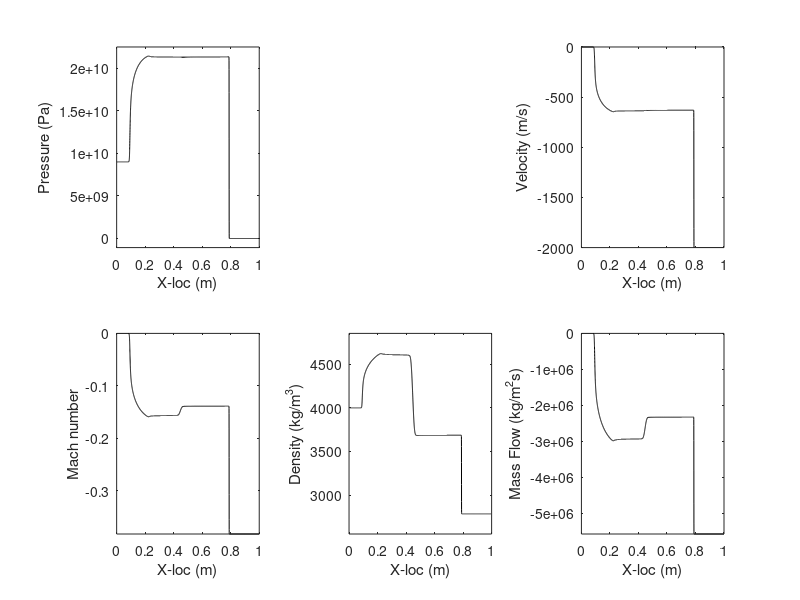

The MATLAB script that drew this image:
%%%%%%%%%%%%%%%%%%%%%%%%%%%%%%%%%%%%%%%%%%%%%%%%%%%%%%%%%%%%%%%%%%%%%%%%%%
%Josh Bevan 2013
%Num. Methods for PDEs, 22.520
%
%Solves shock wave propogation through a 1D solid
%
%Uses Mie-Gruneisen constitutive EoS to model compressive effects
%Uses Rankine-Hugoniot jump conditions to bridge shock discontinuity
%Uses Lax-Friedrich flux scheme to time-iterate conserved quantities
%Based on code by Anand Dhariya, UMich
%
%Theory heavily based on work by Geoffrey Ward, Caltech
%http://thesis.library.caltech.edu/6211/1/ward_thesis.pdf
%
%Limitations:
%-First-order approx for EoS limited to compressive states where rho>rho0
%If tensile effects need to be resolved try second-order Murnaghan isentrope
%(see Ward pg 8)
%-Artificial max density due to singulatiry (Ward pg 9)
%-Artificial minimum pressure (Ward pg 9)

clear;
clc;
close all;

%Model parameters
%------------------------------------------------------------------------%
n=10001;            %Number of grid points
L=1;                %Length of domain
h=L/(n-1);          %Spatial step size
CFL=0.57;           %CFL number for stability
t_final=8000e-8;    %Final time in sim (secs)
x=0:h:L;

%Material params
%------------------------------------------------------------------------%
Material='Aluminum'
G= 76e9;            %Shear Modulus (Pa)
rho0= 2785;         %Density (kg/m^3)
Grun= 2.0;          %Gruneisen parameter
Sigma= 1.338;       %related to dK/dp uses linear assumption for Us to Up
specheat= 897;      %Cv (J/kg K)

%Initial conditions
%------------------------------------------------------------------------%
%Separated into left and right domains with x=0.5 dividing
p_l=-6.4e+10;            
p_r=0;            
rho_l=4000;            
rho_r=rho0;        
u_l=0;              
u_r=-2000;

p(1:1:(n+1)/2)=p_l;
p((n+3)/2:1:n)=p_r;
rho(1:1:(n+1)/2)=rho_l;
rho((n+3)/2:1:n)=rho_r;
u(1:1:(n+1)/2)=u_l;
u((n+3)/2:1:n)=u_r;
T(1:n)= 0;
rho0v(1:n)=rho0;

e0v=specheat*T;                                     %Undeformed internal energy
%Total internal Energy
E=e0v+0.5*p.*(1./rho0v-1./rho);%+0.5*u.^2; Kinetic energy should not be included, it is not internal energy
a=sqrt(G./rho);                                     %Speed of sound
a0=sqrt(G/rho0);
dt=CFL*h/max(abs(u+a));
step=0;

%Time iteration
%------------------------------------------------------------------------%
for t=dt:dt:t_final
    %Define q & F matrix
    q=[rho; rho.*u; rho.*E];
    F=[rho.*u; rho.*u.^2+p; u.*(rho.*E+p)];
    %Update q matrix and flow parameters
    q(1:3,2:n-1)=0.5*(q(1:3,1+2:n)+q(1:3,1:n-2))-dt/(2*h)*(F(1:3,1+2:n)-F(1:3,1:n-2));
    rho=q(1,1:n);
    u=q(2,1:n)./rho(1:n);
    E=q(3,1:n)./rho;
    %Using linear shock speed model:
    %Calculate pressure and energy along shock Hugoniot
    xi= 1./rho0v-1./rho;
    pH= a0^2*xi./(1./rho0v-Sigma*xi).^2;
    eH= e0v+(pH/2).*xi;
    %Calculate pressure based on first-order Mie-Gruneisen approx
    p=pH+Grun*rho.*(E-eH);
    step=step+1;
end

%Info for plotting
a=sqrt(G./rho);
M=u./a;
s=specheat*log(rho./rho0);   %Entropy w.r.t reference condition, this is likely incorrect
Q=rho.*u;                    %Mass Flow rate per unit area
%------------------------------------------------------------------------%
offset=0.05;
subplot(231);plot(x,p,'k');xlabel('X-loc (m)');ylabel('Pressure (Pa)');ylim([min(p)-(offset)*max(p) (1+offset)*max(p)]);
%subplot(232);plot(x,s,'k');xlabel('X-loc (m)');ylabel('Entropy');ylim([min(s)-(offset)*max(s) (1+offset)*max(s)]);
subplot(233);plot(x,u,'k');xlabel('X-loc (m)');ylabel('Velocity (m/s)');ylim([min(u)-(offset)*max(u) (1+offset)*max(u)]);
subplot(234);plot(x,M,'k');xlabel('X-loc (m)');ylabel('Mach number');ylim([min(M)-(offset)*max(M) (1+offset)*max(M)]);
subplot(235);plot(x,rho,'k');xlabel('X-loc (m)');ylabel('Density (kg/m^3)');ylim([min(rho)-(offset)*max(rho) (1+offset)*max(rho)]);
subplot(236);plot(x,Q,'k');xlabel('X-loc (m)');ylabel('Mass Flow (kg/m^2s)');ylim([min(Q)-(offset)*max(Q) (1+offset)*max(Q)]);
%------------------------------------------------------------------------%
step